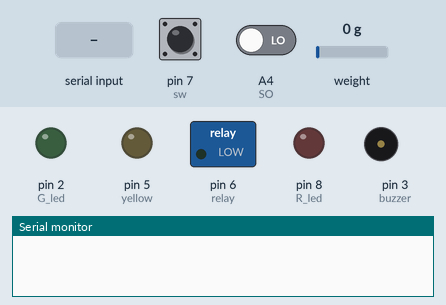
Simulated run of this sketch. Board: Arduino Uno, built with avr-gcc and run on an emulated ATmega328P. Parts: switched loads named in the sketch (green lamp = pin HIGH), output pins drawn as LEDs (lit = HIGH), buzzer (waves = sounding, pin HIGH), the last lines printed to the serial monitor. The test bench sets the inputs (shaded band); at power-on: pin 7 (sw) HIGH, A4 (SO) LOW, weight on the scale 0 g. Storage starts empty; pins used as bus, display or sensor lines are not drawn.

Above: at 4.3 s.
4.4 s: "1\n" received over Serial
At 5.6 s:
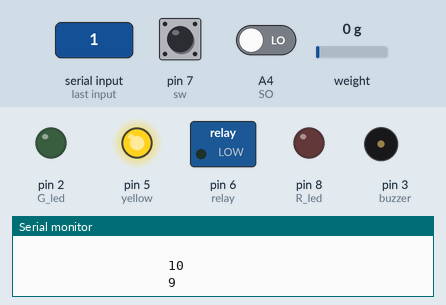
At 15.6 s:
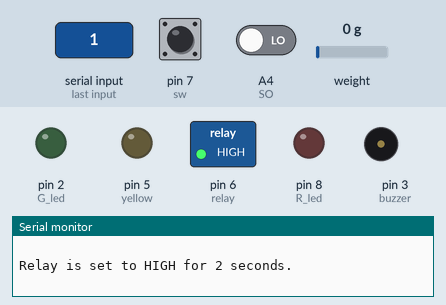
Timing chart, 0 to 18.6 s (numbered marks = the images above; inputs shaded):
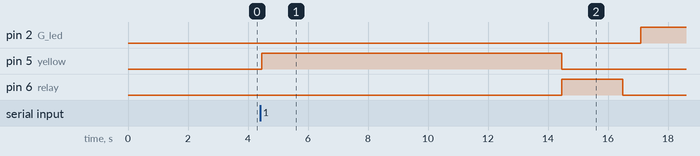

Measured:
- after the input at 4.4 s, pin 2 (G_led): LOW → HIGH after 12.7 s; pin 5 (yellow): LOW → HIGH after 0.06 s, → LOW 10.0 s later; pin 6 (relay): LOW → HIGH after 10.1 s, → LOW 2.0 s later

The sketch:

Critical_Review_Draft.ino
```cpp
#include "HX711.h"
#include <Wire.h>
#include <SD.h>

#define DOUT  A0
#define CLK  A1
#define SO  A4
#define CS  A2
#define SCK A3
#define G_led 2
#define R_led 8
#define buzzer 3
#define yellow 5
#define relay 6

float temp_c, temp;
char Incoming_value = 0;
char stopsignal;
int sw = 7;
float mass;
float thrust;
float calibration_factor = -134715;
unsigned long startTime;
unsigned long elapsedTime;
boolean value = false;

HX711 scale(DOUT, CLK);

int CSK = 4;
File Data; //file object that is used to read and write data


void setup()
{
//load cell
Serial.begin(9600);
Serial.println("======= ROCKET MOTOR STATIC TEST =======");
Serial.println(" ");
pinMode(CLK, OUTPUT);
pinMode(sw, INPUT_PULLUP);
scale.set_scale();
scale.tare();
long zero_factor = scale.read_average();

//SD Card
pinMode(CSK, OUTPUT);
Serial.println("Initializing SD Card");
if (!SD.begin(CSK))
{
  Serial.println("NO SD CARD DETECTED. Please insert SD Card and reset the device");
  Serial.println(" ");
}else{
 Serial.println("Initialization Done");
 Serial.println(" ");
}

//relay
pinMode(yellow, OUTPUT);
pinMode(relay, OUTPUT);
Serial.println("Click 'START IGNITION' button in mobile application or type '1' on the serial monitor to start ignition.");
delay(1000);
Serial.println(" ");
Serial.println("Click 'STOP DATA ACQUISITION' button in mobile application or type '0' on the serial monitor to stop data acquisition.");
Serial.println(" ");

//thermocouple
pinMode(R_led,OUTPUT); // declare Red LED as output
pinMode(G_led,OUTPUT); // declare Green LED as output
pinMode(buzzer,OUTPUT); // declare Buzzer as output


}


void loop()
{

if (Serial.available()){
Incoming_value = Serial.read();
Serial.print (Incoming_value);
Serial.println(" ");

if (Incoming_value == '1'){
Serial.println(" ");
for (int i=10; i>=1; i--){
digitalWrite(yellow, HIGH);
Serial.print("                   ");
Serial.print(i);
Serial.println("                   ");
delay(1000); //countdown
}

Serial.print("                   ");
Serial.println("GET SET GO");
Serial.println("                   ");
digitalWrite(yellow,LOW);
digitalWrite(relay,HIGH);
Serial.println("Relay is set to HIGH for 2 seconds.");
Serial.println(" ");
delay(2000);                       //ignition duration
digitalWrite(relay,LOW);
Serial.println("Relay is set to LOW");
Serial.println(" ");
Serial.println("ROCKET MOTOR IGNITED");
Serial.println("DATA ACQUISITION STARTED");
Serial.println();
startTime = millis(); //starting time for the elapsed timev
value = true;
}

else {value = false;}
}

delay(100);
if (value == true && Incoming_value != '0'){
scale.set_scale(calibration_factor);
mass = scale.get_units(5);
thrust = mass*9.8;
elapsedTime = millis() - startTime;
Serial.print(elapsedTime); //time in ms
Serial.print(" | ");
Serial.print("Thrust = ");
Serial.print(thrust, 5);
Serial.print(" N");
Serial.print(" | ");
Serial.print("Temperature = ");
temp_c = Thermocouple_read();
temp = temp_c - 25;
if(isnan(temp_c)){
Serial.print("Connect");
Serial.println("Thermocouple");
loop();
}
Serial.print(temp,2);
Serial.print("C");
Serial.println();

if(temp>150){
digitalWrite(buzzer, HIGH);
digitalWrite(G_led, LOW); // Turn LED off.
digitalWrite(R_led, HIGH);  // Turn LED on.
//delay(300);
}
else{
digitalWrite(G_led, HIGH); // Turn LED on.
digitalWrite(R_led, LOW);  // Turn LED off.
digitalWrite(buzzer, LOW);
}


if (digitalRead(sw)== LOW){
  scale.set_scale();
  scale.tare();
}
Data = SD.open("DataAcquisition.txt", FILE_WRITE);
Data.seek(EOF); //Goes to the end of the file and continues writing from there
if (Data)
{
  Data.print(elapsedTime);
  Data.print(", ");// comma is used to separate data so that the data can be exported to excel later
  Data.print(thrust, 2);
  Data.print(", ");
  Data.print(temp, 2);
  Data.print("\n");
  Data.close();
  Serial.println("Data Written Successfully");
} else{
  Serial.println("Couldn't write data");
  Serial.println(" ");
}
 delay(500);
}
else if (Incoming_value == '0'){
  Serial.println("DATA ACQUISITION STOPPED");
  while(1){}
}
}

double Thermocouple_read() {
uint16_t v_out;

pinMode(CS, OUTPUT);
pinMode(SO, INPUT);
pinMode(SCK, OUTPUT);

digitalWrite(CS, LOW);
delay(1);
v_out = shiftIn(SO, SCK, MSBFIRST);
v_out <<= 8;
v_out |= shiftIn(SO, SCK, MSBFIRST);

digitalWrite(CS, HIGH);
if (v_out & 0x4) {
//Thermocouple is disconnected
return NAN;
}

// The lower three bits (0,1,2) are discarded status bits
v_out >>= 3;
// The remaining bits are the number of 0.25 degree (C) counts
return v_out*0.2529;
}
```
